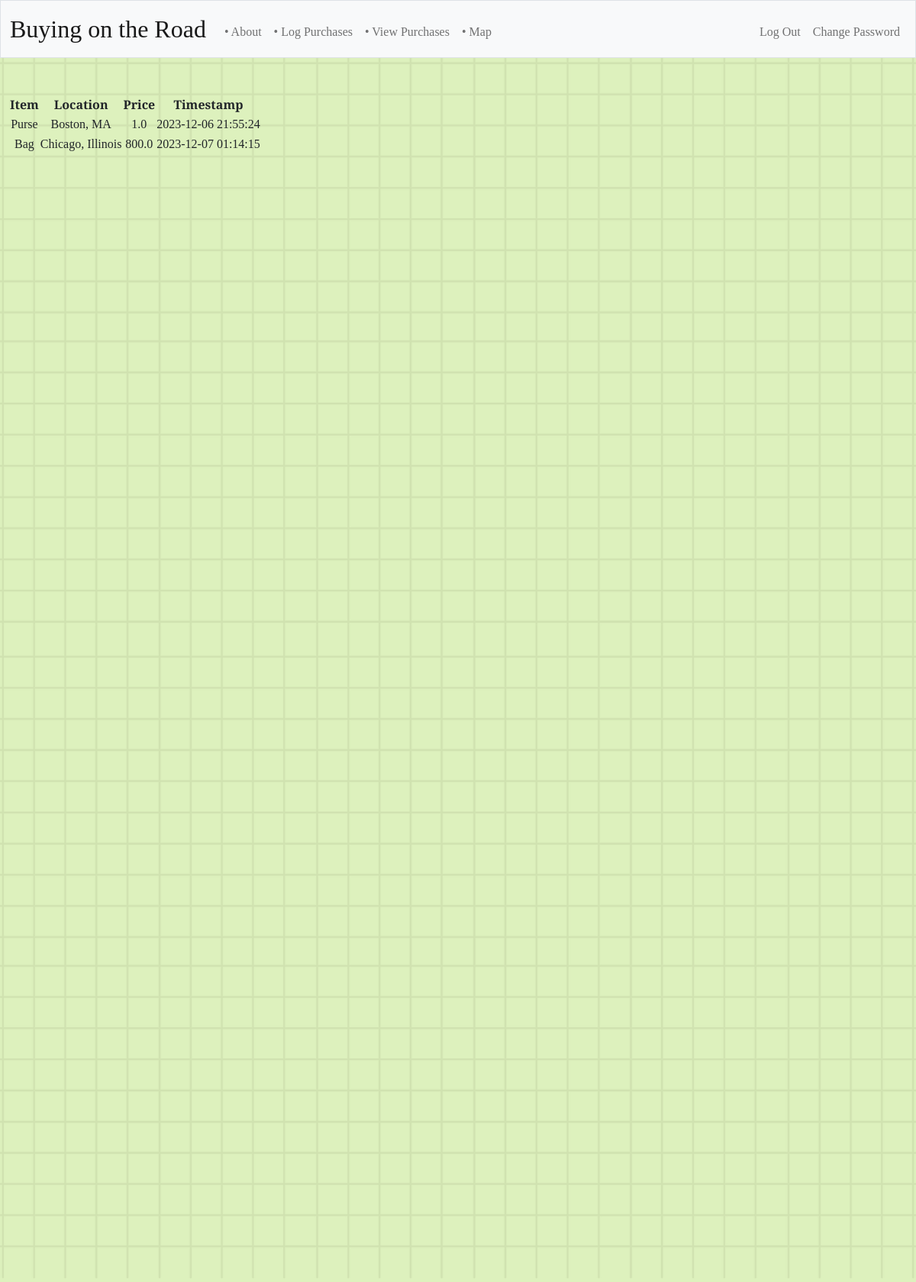
The page /view_purchases (signed in) on the database as committed earlier.
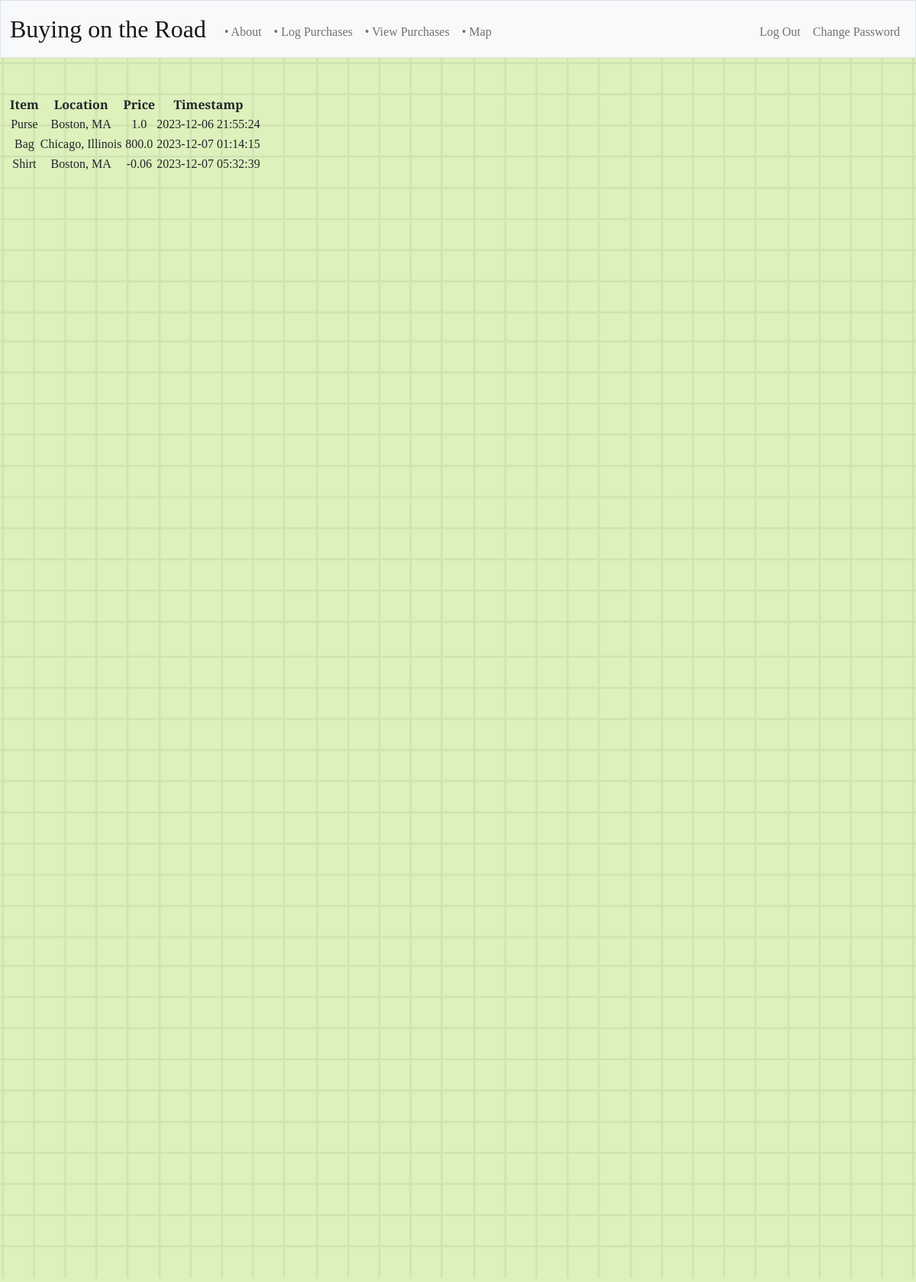
The same page on the database as committed later.
### tables this page shows
CREATE TABLE purchases (
            id INTEGER PRIMARY KEY,
            user_id INTEGER NOT NULL,
            item TEXT NOT NULL,
            location INTEGER NOT NULL,
            price REAL NOT NULL,
            timestamp DATETIME DEFAULT
        CURRENT_TIMESTAMP);

### app.py (the view)
@app.route("/view_purchases")
@login_required
def view_purchases():
    user_id = session["user_id"]
    purchases = db.execute("SELECT * FROM purchases WHERE user_id = ?", user_id)
    return render_template("view_purchases.html", purchases=purchases)

### app.py (called while the page is built)
@app.after_request
def after_request(response):
    response.headers["Cache-Control"] = "no-cache, no-store, must-revalidate"
    response.headers["Expires"] = 0
    response.headers["Pragma"] = "no-cache"
    return response

### helpers.py (called while the page is built)
def login_required(f):
    @wraps(f)
    def decorated_function(*args, **kwargs):
        if session.get("user_id") is None:
            return redirect("/login")
        return f(*args, **kwargs)
    return decorated_function

### templates/view_purchases.html
{% extends "layout.html" %}
{% block main %}
<table>
    <thead>
        <tr>
            <th>Item</th>
            <th>Location</th>
            <th>Price</th>
            <th>Timestamp</th>
        </tr>
    </thead>
    <tbody>
        {% for purchase in purchases %}
        <tr>
            <td>{{ purchase.item }}</td>
            <td>{{ purchase.location }}</td>
            <td>{{ purchase.price }}</td>
            <td>{{ purchase.timestamp }}</td>
        </tr>
        {% endfor %}
    </tbody>
</table>
{% endblock %}

### templates/layout.html (shortened to what this page needs)
<!DOCTYPE html>
<html lang="en">
    <head>
        <link href="https://cdn.jsdelivr.net/npm/bootstrap@5.1.3/dist/css/bootstrap.min.css" rel="stylesheet">
        <link href="https://cdn.jsdelivr.net/npm/bootstrap@5.3.2/dist/css/bootstrap.min.css" rel="stylesheet">
        <link href="/static/styles.css" rel="stylesheet">
    </head>
    <body>
        <div class="background-image">
            <nav class="bg-light border navbar navbar-expand-md navbar-light">
                <div class="container-fluid">
                    <a class="navbar-brand" href="/">Buying on the Road</a>
                    <div class="collapse navbar-collapse" id="navbar">
                        {% if session["user_id"] %}
                            <ul class="navbar-nav me-auto mt-2">
                                <li class="nav-item"><a class="nav-link" href="/">• About</a></li>
                                <li class="nav-item"><a class="nav-link" href="/log_purchase">• Log Purchases</a></li>
                            <li class="nav-item"><a class="nav-link" href="/view_purchases">• View Purchases</a></li>
                                <li class="nav-item"><a class="nav-link" href="/map">• Map</a></li>
                            </ul>
                            <ul class="navbar-nav ms-auto mt-2">
                                <li class="nav-item"><a class="nav-link" href="/logout">Log Out</a></li>
                                <li class="nav-item"><a class="nav-link" href="/change_password">Change Password</a></li>
                            </ul>
                        {% else %}
                            <ul class="navbar-nav ms-auto mt-2">
                                <li class="nav-item"><a class="nav-link" href="/register">Register</a></li>
                                <li class="nav-item"><a class="nav-link" href="/login">Log In</a></li>
                            </ul>
                        {% endif %}
                    </div>
                </div>
            </nav>
            <main class="container-fluid py-5 text-center">
                {% block main %}{% endblock %}
            </main>
        </div>
        </body>
</html>

### static/styles.css (style rules this page uses)
nav .navbar-brand { font-size: xx-large; font-family: 'Hedvig Letters Serif', serif; }
body, html { margin: 0; padding: 0; }
.nav-item, h1, h2 { font-family: 'Hedvig Letters Serif', serif; }
p, button, label, input, td, th { font-family: 'Libre Baskerville', serif; }
.container-fluid.py-5.text-center { min-height: 100vh; }
html, body { height: 100%; }

Rows that differ between the two databases and show on the page:
added purchases: item "Shirt", location "Boston, MA", price "-0.06", timestamp "2023-12-07 05:32:39"
